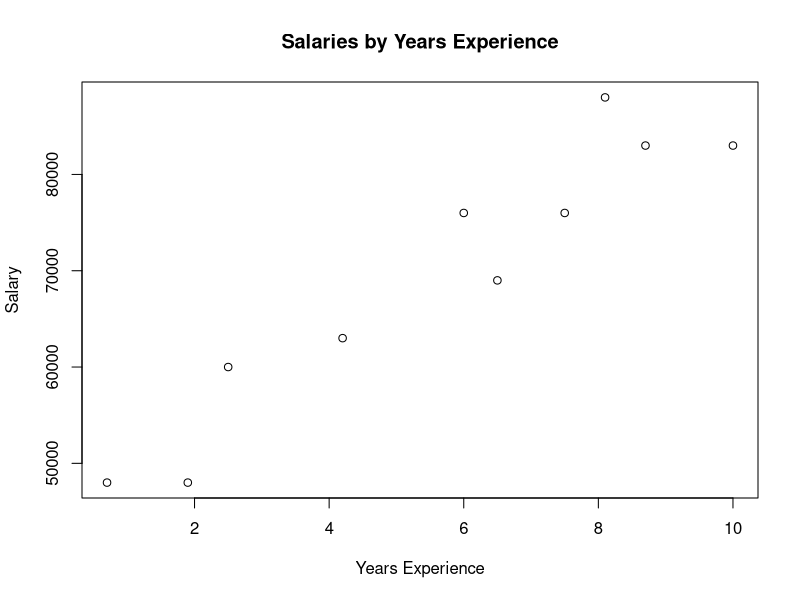

Generate this figure with R:
## ---- chunk 1
users <- c("Hero", "Dunn", "Sue", "Chi", "Thor", "Clive", "Hicks", "Devin", "Kate", "Klein")
users
## ---- chunk 2
friendship_pairs <- matrix(
  data = c("Hero", "Dunn", "Hero", "Sue", "Dunn", "Sue", "Dunn", "Chi", "Sue", "Chi", "Chi", "Thor", "Thor", "Clive", "Clive", "Hicks", "Clive", "Devin", "Hicks", "Kate", "Devin", "Kate", "Kate", "Klein"),
  ncol = 2,
  byrow = TRUE
)
friendship_pairs
## ---- chunk 3
compute_friendships <- function(user) {
  c(
    friendship_pairs[, 1][friendship_pairs[, 2] == user],
    friendship_pairs[, 2][friendship_pairs[, 1] == user]
  )
}
friendships <- lapply(users, compute_friendships)
names(friendships) <- users
friendships
## ---- chunk 4
mean(lengths(friendships))
## ---- chunk 5
sort(lengths(friendships), decreasing = TRUE)
## ---- chunk 6
friends_of_friends <- function(user) {
  users_friends <- friendships[[user]]
  friendships[names(friendships) %in% users_friends] |> 
    lapply(\(friends_list) setdiff(friends_list, user)) |> 
    lapply(\(friends_list) setdiff(friends_list, users_friends)) |> 
    unlist() |> 
    table() |> 
    sort(decreasing = TRUE)
}

stopifnot(friends_of_friends("Chi") == c(Hero = 2L, Clive = 1L))
## ---- chunk 7
salaries_and_tenures <- data.frame(
  salary = c(83000, 88000, 48000, 76000, 69000, 76000, 60000, 83000, 48000, 63000),
  tenure = c(8.7, 8.1, 0.7, 6, 6.5, 7.5, 2.5, 10, 1.9, 4.2)
)
salaries_and_tenures
## ---- chunk 8
plot(
  salary ~ tenure, 
  data = salaries_and_tenures,
  main = "Salaries by Years Experience",
  xlab = "Years Experience",
  ylab = "Salary"
)
## ---- chunk 9
salaries_and_tenures$tenure_bucket <- cut(
  x = salaries_and_tenures$tenure,
  breaks = c(0, 2, 5, Inf),
  labels = c("less than two", "between two and five", "more than five"),
  right = FALSE,
  ordered_result = TRUE
)

aggregate(salary ~ tenure_bucket, data = salaries_and_tenures, mean)
